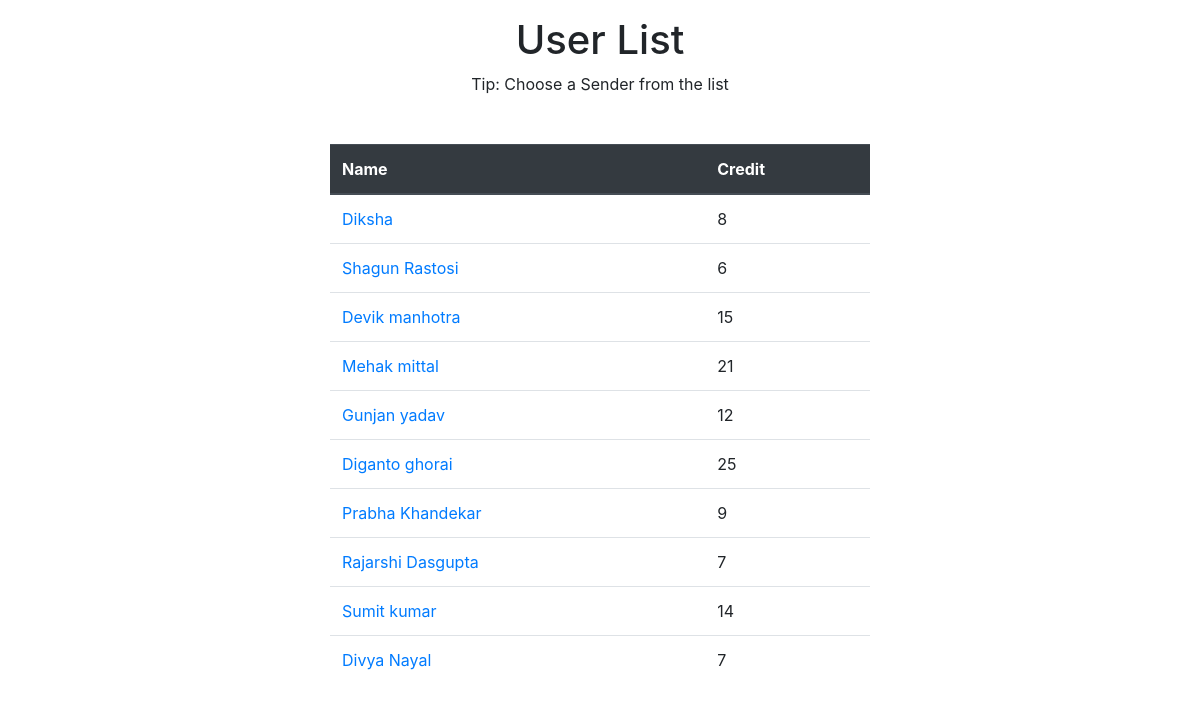
/transfer_credit, run on the app's committed database.
### manager/models.py (models this page shows, shortened)
class User(models.Model):
    name = models.CharField(max_length = 40)
    email = models.EmailField(max_length = 40)
    current_credit = models.IntegerField()

### manager/views.py (the view)
# urls.py: path('transfer_credit', views.transfer_credit, name='transfer_credit'),
def transfer_credit(request):
    users = User.objects.all()
    context = { 'users' : users }
    return render(request, 'transfer.html', context)

### templates/transfer.html (shortened to what this page needs)
{% extends 'base.html' %}
{% load static %}
{% block body %}
<div class="container my-3">
    <h1 class="text-center">User List</h1>
    <p class="text-center">Tip: Choose a Sender from the list</p>
    <div class="container my-3 mt-3 userlist">
        <table class="table my-5 mb-5 pb-5">
            <thead class="thead-dark">
                <tr>
                    <th scope="col">Name</th>
                    <th scope="col">Credit</th>
                </tr>
            </thead>
            <tbody>
                {% for user in users %}
                <tr>
                    <td><a href="/user/{{user.name}}">{{user.name}}</a></td>
                    <td>{{user.current_credit}}</td>
                </tr>
                {% endfor %}
            </tbody>
        </table>
    </div>
</div>
{% endblock body %}

### templates/base.html (style rules this page uses)
body { background-image: url("https://papers.co/wallpaper/papers.co-na58-chicago-city-skyview-building-architecture-blocks-white-bw-36-3840x2400-4k-wallpaper.jpg"); background-position: fixed; background-repeat: no-repeat; background-size: 100%; background-overflow: hidden; }

### templates/transfer.html (style rules this page uses)
@media only screen and (min-width: 768px) { .table { width: 50%; margin-left: auto; margin-right: auto; } }

### data on the page
User: name "Diksha", current_credit "8"
User: name "Shagun Rastosi", current_credit "6"
User: name "Devik manhotra", current_credit "15"
User: name "Mehak mittal", current_credit "21"
User: name "Gunjan yadav", current_credit "12"
User: name "Diganto ghorai", current_credit "25"
User: name "Prabha Khandekar", current_credit "9"
User: name "Rajarshi Dasgupta", current_credit "7"
User: name "Sumit kumar", current_credit "14"
User: name "Divya Nayal", current_credit "7"
